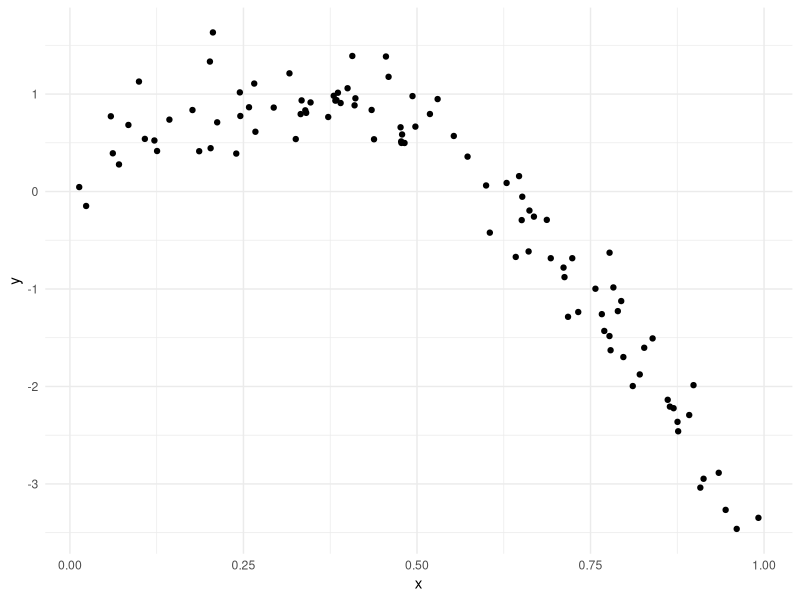
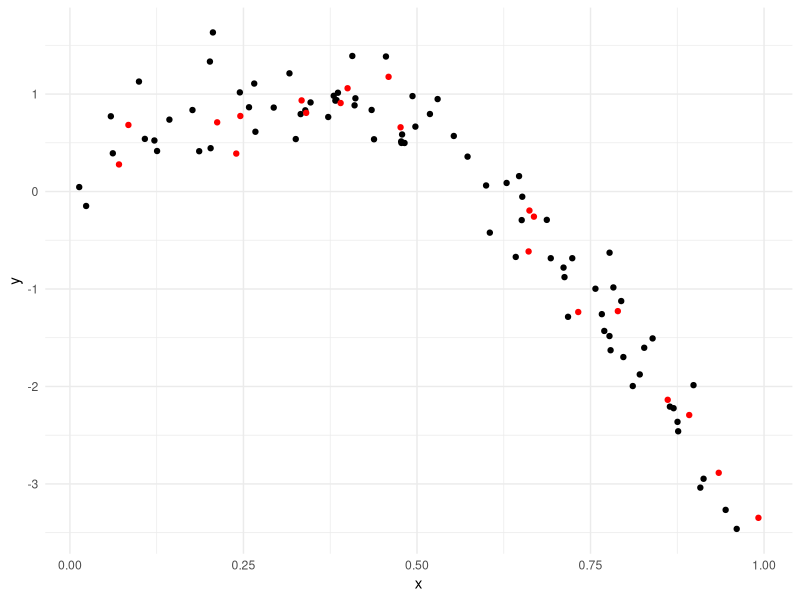
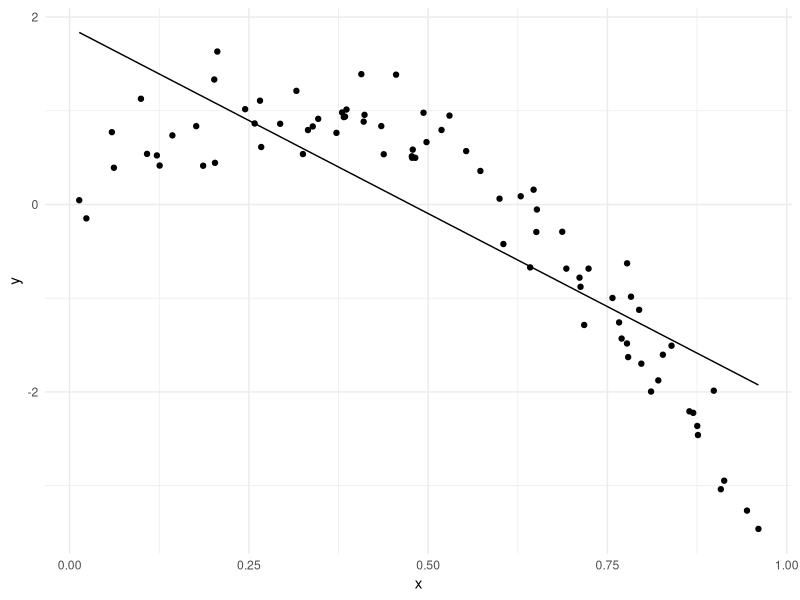
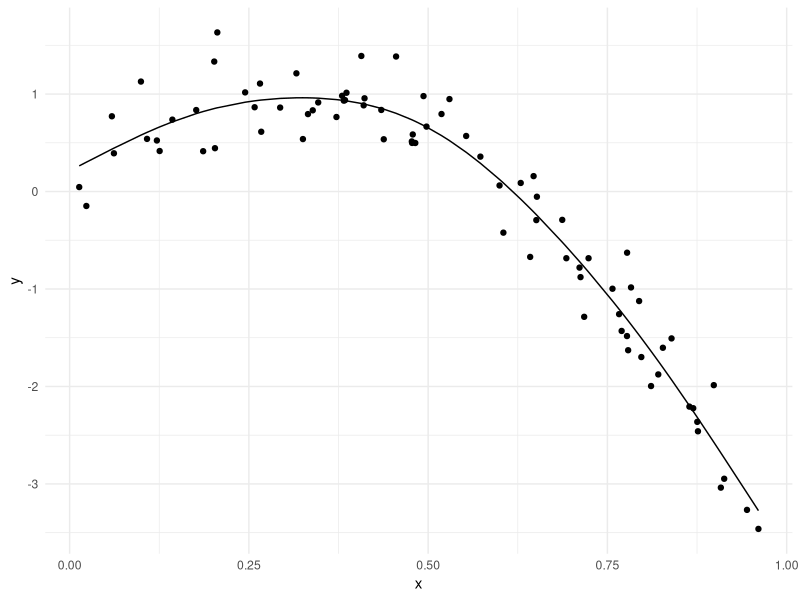
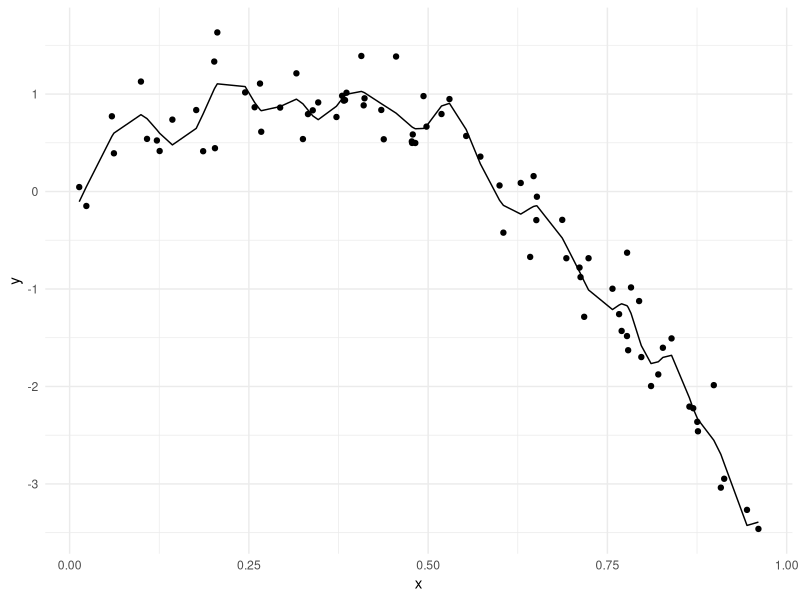
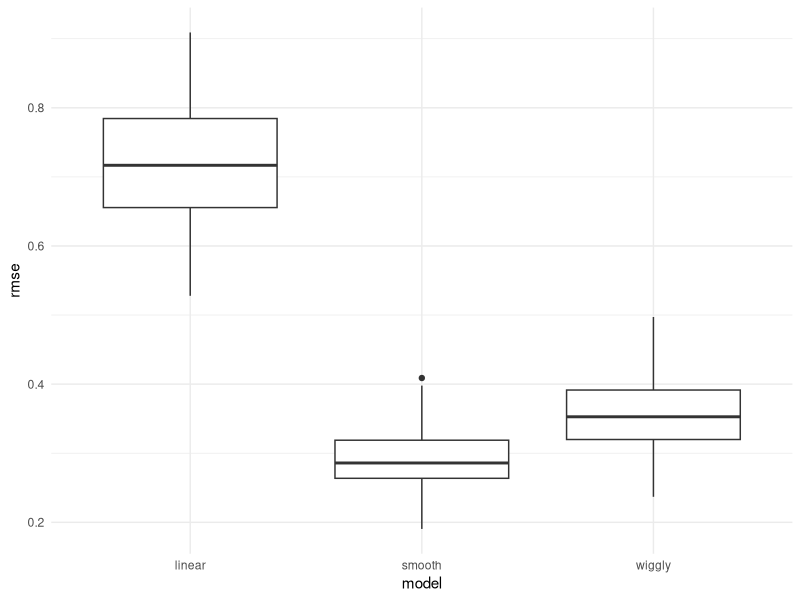

Write R code to recreate these figures, in order.
## ---- chunk 1
knitr::opts_chunk$set(echo = TRUE)
library(tidyverse)
library(viridis)

library(modelr)
library(mgcv)

knitr::opts_chunk$set(
  fig.width = 6,
  fig.asp = .6,
  out.width = "90%"
)

theme_set(theme_minimal() + theme(legend.position = "bottom"))

options(
  ggplot2.continuous.colour = "viridis",
  ggplot2.continuous.fill = "viridis"
)

scale_colour_discrete = scale_colour_viridis_d
scale_fill_discrete = scale_fill_viridis_d
## ---- chunk 2
set.seed(1)

nonlin_df = 
  tibble(
    id = 1:100,
    x = runif(100, 0, 1),
    y = 1 - 10 * (x - .3) ^ 2 + rnorm(100, 0, .3)
  )

nonlin_df %>% 
  ggplot(aes(x = x, y=y))+
  geom_point()
## ---- chunk 3
train_df <- sample_n(nonlin_df, 80)

test_df <- 
  anti_join(nonlin_df,train_df,by ="id")

ggplot(train_df,aes(x = x,y = y))+
  geom_point() +
  geom_point(data = test_df, color ="red")
## ---- chunk 4
linear_mod <- lm(y~x,data = train_df)
smooth_mod <- mgcv::gam(y ~s(x),data =train_df)
wiggly_mod <- mgcv::gam(y ~s(x,k=30), sp =10e-6,data = train_df)
## ---- chunk 5
train_df %>% 
  add_predictions(linear_mod) %>% 
  ggplot(aes(x=x,y=y))+
  geom_point()+
  geom_line(aes(y=pred))

train_df %>% 
  add_predictions(smooth_mod) %>% 
  ggplot(aes(x=x,y=y))+
  geom_point()+
  geom_line(aes(y=pred))

train_df %>% 
  add_predictions(wiggly_mod) %>% 
  ggplot(aes(x=x,y=y))+
  geom_point()+
  geom_line(aes(y=pred))


## ---- chunk 6
rmse(linear_mod,test_df)
rmse(smooth_mod,test_df)
rmse(wiggly_mod,test_df)
## ---- chunk 7
cv_df <- 
  crossv_mc(nonlin_df,100) %>% 
  mutate(
    train = map(train,as_tibble),
    test = map(test,as_tibble)
  )

# see the train and not worry about data
cv_df %>% 
  pull(train) %>% 
  .[[1]] %>% 
  as_tibble()
## ---- chunk 8
cv_df <- 
  cv_df %>% 
  mutate(
    linear_mod = map(.x = train,~lm(y ~ x, data = .x)),
    smooth_mod = map(.x = train,~gam(y ~s(x),data =.x)),
    wiggly_mod = map(.x = train,~gam(y ~s(x,k=30),sp = 10e-6, data =.x))
  ) %>% 
  mutate(
    rmse_linear = map2_dbl(.x = linear_mod,.y = test, ~rmse(model = .x,data = .y)),
    rmse_smooth = map2_dbl(.x = smooth_mod,.y = test, ~rmse(model = .x,data = .y)),
    rmse_wiggly = map2_dbl(.x = wiggly_mod,.y = test, ~rmse(model = .x,data = .y))
  )
## ---- chunk 9
cv_df %>% 
  select(starts_with("rmse")) %>% 
  pivot_longer(
    rmse_linear:rmse_wiggly,
    names_to = "model",
    values_to = "rmse",
    names_prefix = "rmse_"
  ) %>% 
  ggplot(aes(x = model,y=rmse))+
  geom_boxplot()
